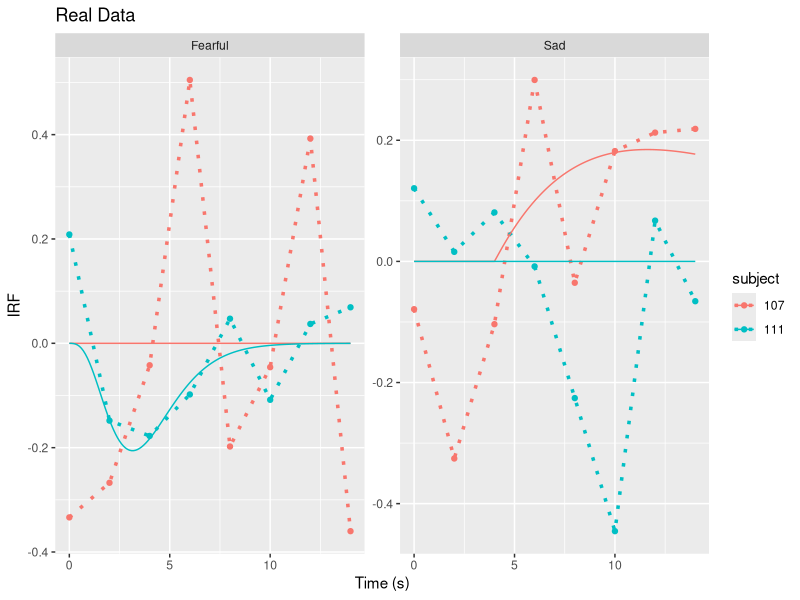

Write R code to recreate this figure.
rm(list=ls())
graphics.off()
library(ggplot2)
library(plyr)
library(minpack.lm)

gammaVar <- function (x, inDelay, inK, inRise, inDecay, inIntercept=0) {
    retVal=rep(0.0,length(x))
    ## which indices of x have positive differences with inDelay, no
    ## negative logs
    idx=which (! x-inDelay < 0 )
    if ( inDecay >= 0 ) {
        retVal[idx]=inK * exp( log(x[idx]-inDelay) * inRise ) * exp(-(x[idx]-inDelay)/inDecay) - inIntercept
    }
    return(retVal)
}

## gammaVar <- function (x, inDelay, inK, inRise, inDecay) {
##     retVal=rep(0.0,length(x))
##     ## which indices of x have positive differences with inDelay, no
##     ## negative lags allowed
##     idx=which (! x-inDelay < 0 )
##     if ( inDecay >= 0 ) {
##         retVal[idx]=inK * exp( log(x[idx]-inDelay) * inRise ) * exp(-(x[idx]-inDelay)/inDecay)
##     }
##     return(retVal)
## }

##ctrl=nls.control(maxiter = 2048, warnOnly=TRUE)
ctrl=nls.lm.control(maxiter = 1e5)

## time=0:14
## b=8.6
## c=0.547
## b=7
## c=0.4
## hrf=time^b * exp(-time/c) + rnorm(length(time), 0, 0.1)
## df=data.frame(time=time, hrf=hrf)
## p=ggplot(data=df, aes(x=time, y=hrf) ) + geom_line() + geom_point() + ggtitle("Simpler Cohen HRF")
## quartz()
## print(p)


## cat("Trying to use nls to fit the simpler Cohen model\n")
## nlsModel=try(nls(hrf ~ time ^ b * exp(-time/c),
##     start=list(b=7, c=0.4),
##     data=df,
##     control=ctrl))

## if ( ! inherits(nlsModel,  "try-error") ) {
##     nt=seq(0, 14, by=0.1)
##     fit=predict(nlsModel, list(time=nt))
##     predicted.df=data.frame(time=nt, hrf=fit)
##     p = p + geom_line(data=predicted.df, color="blue")
##     print(p)
## }

## print(summary(nlsModel))

## ## cat(":Trying to use nlmrt to perform the fit\n")
## ## nlmrtModel=try(nlxb(hrf ~ k* time ^ b * exp(-time/c),
## ##     start=list(b=7, c=0.4, k=1), data=df, trace=TRUE))

## ## m.2 <- nls(y ~ rhs(x, intercept, power), data = ds, start = list(intercept = 0,
## ## + power = 2), trace = T)


## cat("Trying to use nls to fit the more complex HRF\n")
## nlsComplexModel=try(
##     nls(hrf ~ gammaVar(time, delay, k, rise, decay),
##         start=list(delay=1, k=2, rise=2, decay=1.5), data=df,
##         lower=c(0, -Inf, -Inf, 0),
##         algorithm="port",
##         control=ctrl
##         )
##     )
## if ( ! inherits(nlsComplexModel,  "try-error") ) {
##     nt=seq(0, 14, by=0.1)
##     fit=predict(nlsComplexModel, list(time=nt))
##     predicted.df=data.frame(time=nt, hrf=fit)
##     p = p + geom_line(data=predicted.df, color="red")
##     print(p)
## }

## print(summary(nlsComplexModel))

cat ("Now trying with real data, fingers crossed\n")
roistats=structure(list(subject = structure(c(1L, 1L, 1L, 1L, 1L, 1L, 
1L, 1L, 4L, 4L, 4L, 4L, 4L, 4L, 4L, 4L, 1L, 1L, 1L, 1L, 1L, 1L, 
1L, 1L, 4L, 4L, 4L, 4L, 4L, 4L, 4L, 4L), .Label = c("107", "108", 
"109", "111", "112", "114", "122", "123", "127", "132", "134", 
"135", "138", "139", "141", "142", "143", "144", "145", "147", 
"148", "151", "152", "153", "155", "157", "159", "160", "162", 
"163", "165", "169/300", "303", "304", "306", "307", "310", "312", 
"317", "318", "319", "320", "321", "322", "323", "324", "325", 
"328", "330", "331", "332", "336", "337", "339", "343", "344", 
"346", "347", "348", "349", "354", "356", "357", "358", "359", 
"360", "361", "362", "363", "367", "373", "376"), class = "factor"), 
    Sub.brick = c(0L, 1L, 2L, 3L, 4L, 5L, 6L, 7L, 0L, 1L, 2L, 
    3L, 4L, 5L, 6L, 7L, 0L, 1L, 2L, 3L, 4L, 5L, 6L, 7L, 0L, 1L, 
    2L, 3L, 4L, 5L, 6L, 7L), Mean_4 = c(-33.367175, -26.732865, 
    -4.206342, 50.478874, -19.778826, -4.578424, 39.251347, -36.009782, 
    20.861298, -14.821766, -17.755583, -9.803989, 4.717233, -10.829425, 
    3.709272, 6.902878, -7.893618, -32.548031, -10.36734, 29.95981, 
    -3.530568, 18.217021, 21.265448, 21.878167, 12.078371, 1.575327, 
    8.084844, -0.829687, -22.570601, -44.547768, 6.730416, -6.574744
    ), stimulus = structure(c(1L, 1L, 1L, 1L, 1L, 1L, 1L, 1L, 
    1L, 1L, 1L, 1L, 1L, 1L, 1L, 1L, 2L, 2L, 2L, 2L, 2L, 2L, 2L, 
    2L, 2L, 2L, 2L, 2L, 2L, 2L, 2L, 2L), .Label = c("Fearful", 
    "Sad"), class = "factor"), Group = structure(c(2L, 2L, 2L, 
    2L, 2L, 2L, 2L, 2L, 1L, 1L, 1L, 1L, 1L, 1L, 1L, 1L, 2L, 2L, 
    2L, 2L, 2L, 2L, 2L, 2L, 1L, 1L, 1L, 1L, 1L, 1L, 1L, 1L), .Label = c("MDD", 
    "NCL"), class = "factor")), .Names = c("subject", "time", 
"hrf", "stimulus", "Group"), row.names = c(1L, 2L, 3L, 4L, 
5L, 6L, 7L, 8L, 289L, 290L, 291L, 292L, 293L, 294L, 295L, 296L, 
577L, 578L, 579L, 580L, 581L, 582L, 583L, 584L, 865L, 866L, 867L, 
868L, 869L, 870L, 871L, 872L), class = "data.frame")


## The input to 3dDeconvolve is scalled to a mean of 10,000 so the
## results of 3dDeconvolce are too big by a factor of 100, divide by
## 100 here to correct for this
roistats$hrf=(roistats$hrf/100)
## multiply by 2 to convert from TRs to seconds
roistats$time=roistats$time * 2

nonLinearModel <- function ( inDf ) {
    try(
        nlsLM(hrf ~ gammaVar(time, delay, k, rise, decay),
              start=list(delay=1, k=1, rise=2, decay=1.5),
              data=inDf,
              ##lower=c(0, -Inf, -Inf, 0),
              ##upper=c(Inf, 1, Inf, Inf),
              ## algorithm="port",
              control=ctrl
              )
        )
    ## try(
    ##     nlsLM(hrf ~ gammaVar(time, 0, k, rise, decay, intercept),
    ##         start=list( k=1, rise=2, decay=1.5, intercept=0),
    ##         data=inDf,
    ##           ##lower=c(0, -Inf, -Inf, 0),
    ##         ##upper=c(Inf, 1, Inf, Inf),
    ##         ## algorithm="port",
    ##         control=ctrl
    ##         )
    ##     )
}


## apply the nonLinearModel function for each combination of subject and stimlus
complexHrfModels=dlply( roistats, .(subject, stimulus), nonLinearModel)

##stop("stopping")

## code for plotting below here

subjectsAndStimuli=strsplit(names(complexHrfModels), ".", fixed=TRUE)
subjectsToGroupMap=unique(roistats[, c("subject", "Group")])
nt=seq(0, max(roistats$time), by=0.1)
numberOfNewTimepoints=length(nt)

## lapply(complexHrfModels, function(z) { attributes(deparse(substitute(z)))$names  } )

## each element of the complexHrfModels list is an object of class nls
## iterate over the connents of this list and generate a predicted fit
## of the model to new time data. Thisblock of code returns a data
## frame organized just like roistats, that it is it contains the
## following columns: subject, time, hrf (the fitted data) stimulus
## type (fearful, sad, etc) and the group of the subject

fitModels <- function(ii) {
    subject=subjectsAndStimuli[[ii]][1]
    stimulus=subjectsAndStimuli[[ii]][2]
    group=as.vector(subjectsToGroupMap[subjectsToGroupMap$subject==subject, "Group"])

    cat(sprintf("subject: %s stimulus: %s\n", subject, stimulus))
    
    if ( ! inherits (complexHrfModels[[ii]], "try-error") ) {
        fit=predict(complexHrfModels[[ii]], list(time=nt))
    } else {
        warning(sprintf("Got a try-error for %s %s\n", subject, stimulus))
        fit=rep(0, numberOfNewTimepoints)
    }
    
    ## construct the data frame to return
    predicted.df=data.frame(
        subject=rep(subject, numberOfNewTimepoints),
        time=nt,
        hrf=fit,
        stimulus=rep(stimulus, numberOfNewTimepoints),
        group=rep(group, numberOfNewTimepoints)
        )
    return(predicted.df)
}

fittedModels=do.call(rbind, lapply(seq_along(complexHrfModels), fitModels))


cat("Plotting the actual data\n")
allData.plot=ggplot(roistats, aes(x=time, y=hrf, color=subject)) +
    geom_point() +
    geom_line(linetype=3, size=1.2) +
    geom_line(data=fittedModels) +
    ggtitle("Real Data") +
    xlab("Time (s)") +
    ylab("IRF") +
    facet_wrap(~stimulus, scales="free_y")
quartz()
print(allData.plot) 

lapply(seq_along(complexHrfModels),
       function(ii) {

           subject=subjectsAndStimuli[[ii]][1]
           stimulus=subjectsAndStimuli[[ii]][2]
           group=as.vector(subjectsToGroupMap[subjectsToGroupMap$subject==subject, "Group"])
           cat("##################################################\n")
           cat(sprintf("*** Model summary for %s in the %s group for %s stimulus\n", subject, group, stimulus))
           print(complexHrfModels[[ii]])
       }
       )



#roistats$hrf=roistats$hrf/max(roistats$hrf)

## cat("Trying to use nls to fit the simpler Cohen model to the read data\n")
## roistats.nlsModel=try(nls(hrf ~ time ^ b * exp(-time/c),
##     start=list(b=7, c=0.4),
##     data=roistats,
##     control=ctrl))

##print(summary(roistats.nlsModel))
## print("Plotting the actual data\n")
## roistats.p=ggplot(data=roistats, aes(x=time, y=hrf) ) + geom_line() + geom_point() + ggtitle("Real Data")
## quartz()
## print(roistats.p)

## if ( ! inherits(roistats.nlsModel,  "try-error") ) {
##     nt=seq(0, 14, by=0.1)
##     fit=predict(roistats.nlsModel, list(time=nt))
##     predicted.df=data.frame(time=nt, hrf=fit)
##     roistats.p = roistats.p + geom_line(data=predicted.df, color="blue")
##     print("Plotting the simpler Cohen gamma model\n")
##     print(roistats.p)
## }

## cat("Trying to use nls to fit the more complex HRF\n")
## roistats.nlsComplexModel=try(
##     nls(hrf ~ gammaVar(time, 0, k, rise, decay, intercept),
##         start=list(k=max(roistats$hrf), rise=2, decay=1.5, intercept = 0), data=df,
##         ##lower=c(0, -Inf, -Inf, 0),
##         algorithm="port",
##         control=ctrl
##         )
##     )
## if ( ! inherits(roistats.nlsComplexModel,  "try-error") ) {
##     nt=seq(0, 14, by=0.1)
##     fit=predict(roistats.nlsComplexModel, list(time=nt))
##     predicted.df=data.frame(time=nt, hrf=fit)
##     roistats.p = roistats.p + geom_line(data=predicted.df, color="red")
##     print("Plotting the more complex gamma model\n")    
##     print(roistats.p)
## }

## print(summary(roistats.nlsComplexModel))






## k=2
## delay=1
## rise=2
## decay=1.5
## complexHrf=gammaVar(time, delay, k, rise, decay) + rnorm(length(time), 0, 0.1)
## complex.df=data.frame(time=time, hrf=complexHrf)
## pc=ggplot(data=complex.df, aes(x=time, y=hrf) ) + geom_line() + geom_point() + ggtitle("Complex HRF")
## quartz()
## print(pc)



## version
## packageVersion("nlmrt")
